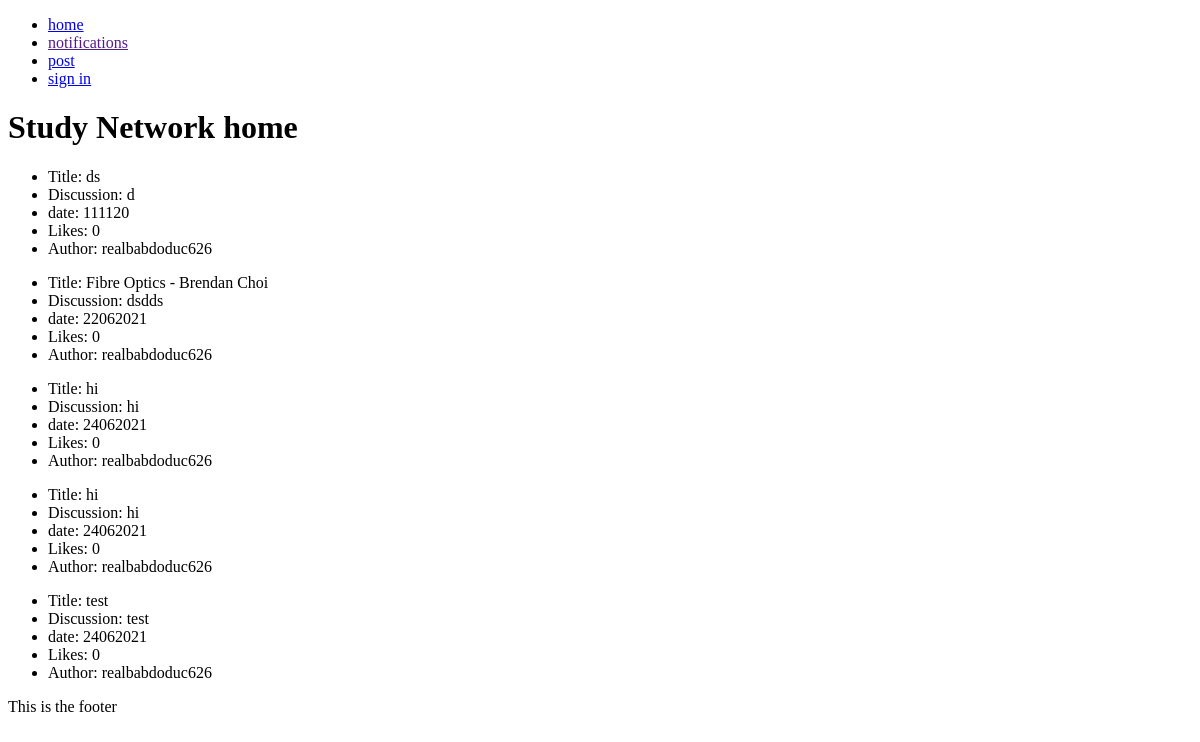
Before: / with the older database file.
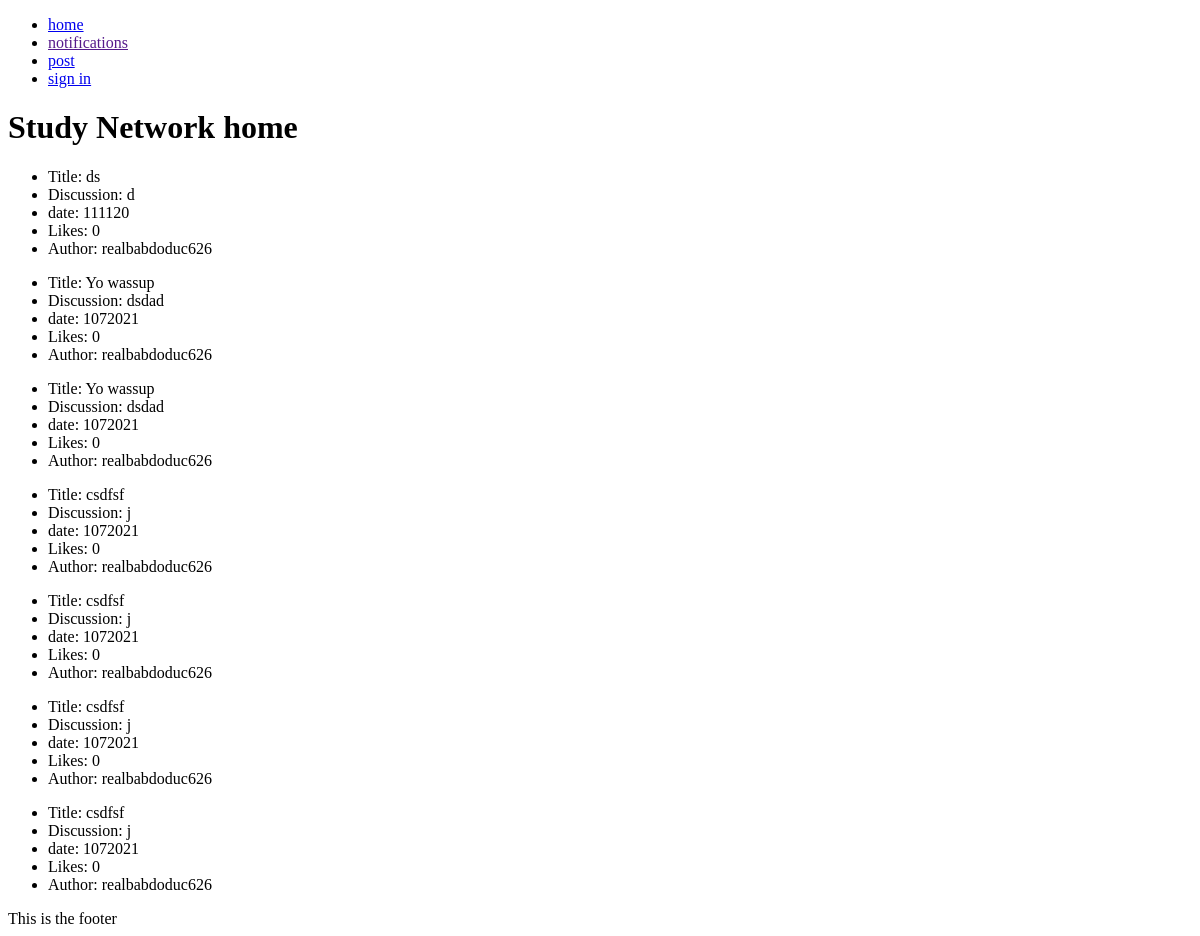
After: the same page with the newer database file.
### models.py (models this page shows)
class Post(db.Model):
    __tablename__ = 'Post'
    id = db.Column(db.Integer, primary_key=True)
    title = db.Column(db.Text)
    discussion = db.Column(db.Text)
    date = db.Column(db.Integer)
    likes = db.Column(db.Integer)
    user_id = db.Column(db.Integer, db.ForeignKey('User.id'))
    post_user = db.relationship('User', back_populates='user_post')
    replies_post = db.relationship('Reply', secondary=PostReply, back_populates='posts_reply')
    categories_post = db.relationship('Category', secondary=PostCategory, back_populates='posts_category')

class User(db.Model):
    __tablename__ = 'User'
    id = db.Column(db.Integer, primary_key=True)
    username = db.Column(db.Text)
    email = db.Column(db.Text)
    password = db.Column(db.Text)
    user_post = db.relationship('Post', back_populates='post_user')
    notifications_user = db.relationship('Notification', secondary=UserNotification, back_populates='users_notification')

### main.py (the view)
@app.route('/')
def home():
    post = models.Post.query.all()
    user_info = sqlite_conn('data.db', 'SELECT * FROM User WHERE id = (SELECT user_id FROM Post)', True)
    return render_template('home.html', post=post, user_info=user_info[1], title='home')

### main.py (called while the page is built)
def sqlite_conn(database, query, single=False):
    conn = sqlite3.connect(database)
    cur = conn.cursor()
    cur.execute(query)
    results = cur.fetchone() if single else cur.fetchall()
    conn.close()
    return results

@app.before_request
def before_request():
    g.logged_in_user = None
    if 'logged_in_user' in session:
        g.logged_in_user = session['logged_in_user']

### templates/home.html
{% extends 'layout.html' %}
{% block content %}
<h1>Study Network home</h1>
{% for posts in post %}
<ul>
    <li>Title: {{ posts.title }}</li>
    <li>Discussion: {{ posts.discussion}}</li>
    <li>date: {{ posts.date }}</li>
    <li>Likes: {{ posts.likes }}</li>
    <li>Author: {{ user_info }}</li>
</ul>
{% endfor %}
{% endblock %}

### templates/layout.html (shortened to what this page needs)
<!DOCTYPE html>
<html>
    <head>
        <link rel="stylesheet" href="/static/css/style.css">
    </head>
    <body>
        {% include 'nav.html' %}
        {% block content %}{% endblock %}
        {% include 'footer.html' %}
    </body>
</html>

### templates/nav.html
<nav>
<ul>
    <li><a href="/">home</a></li>
    <li><a href="">notifications</a></li>
    <li><a href="/post">post</a></li>
    {% if g.logged_in_user %}
        <li><a href="/profile">profile</a></li>
    {% else %}
        <li><a href="/user">sign in</a></li>
    {% endif %}
</ul>
</nav>

### templates/footer.html
<footer>
    This is the footer
</footer>

### static/css/style.css (style rules this page uses)
nav { display: block; width: 100px; }

Changed rows visible on the page:
removed Post: title "Fibre Optics - Brendan Choi", discussion "dsdds", date "22062021", likes "0", {{ user_info }} "realbabdoduc626"
removed Post: title "hi", discussion "hi", date "24062021", likes "0", {{ user_info }} "realbabdoduc626"
removed Post: title "hi", discussion "hi", date "24062021", likes "0", {{ user_info }} "realbabdoduc626"
removed Post: title "test", discussion "test", date "24062021", likes "0", {{ user_info }} "realbabdoduc626"
added Post: title "Yo wassup", discussion "dsdad", date "1072021", likes "0", {{ user_info }} "realbabdoduc626"
added Post: title "Yo wassup", discussion "dsdad", date "1072021", likes "0", {{ user_info }} "realbabdoduc626"
added Post: title "csdfsf", discussion "j", date "1072021", likes "0", {{ user_info }} "realbabdoduc626"
added Post: title "csdfsf", discussion "j", date "1072021", likes "0", {{ user_info }} "realbabdoduc626"
added Post: title "csdfsf", discussion "j", date "1072021", likes "0", {{ user_info }} "realbabdoduc626"
added Post: title "csdfsf", discussion "j", date "1072021", likes "0", {{ user_info }} "realbabdoduc626"
